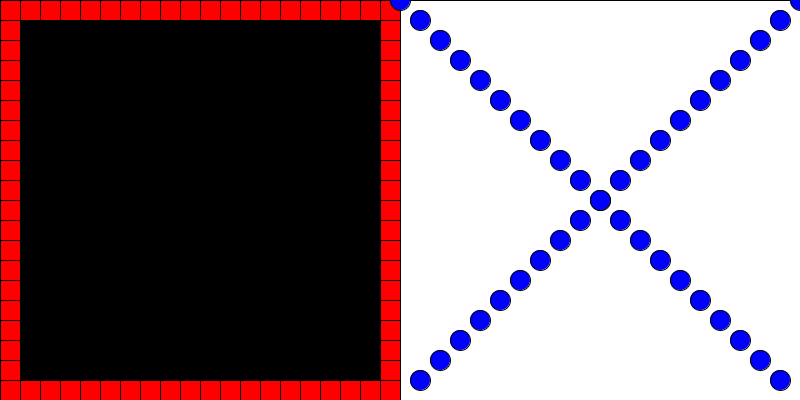
Frame 1 (no input)
Frame 60 (the mouse pressed at the canvas centre just before this capture): identical to frame 1, image omitted
Frame 120 (the mouse held since frame 60 and released just before this capture): identical to frame 1, image omitted

The Processing sketch that drew this single still picture (run headless with seeded random() and noise(); from frame 60 on, the mouse is pressed at the canvas centre):

// Processing sketch: processing_136627
// ── processing_136627.pde

//ICE

int pos;

void setup(){
  size(800,400);
}

void draw(){
  background(0);
  fill(255,0,0);
  pos=0;
  
  while(pos < width/2){
    rect(pos,0,20,20);
    rect(pos,height-20,20,20);
    rect(0,pos,20,20);
    rect(width/2-20,pos,20,20);
    pos = pos + 20;
  }
  
  fill(255);
  rect(width/2,0,width/2,height);
  
  for(int pos = 0; pos < width/2; pos = pos+20){
    fill(0,0,255);
    ellipse(width- pos,pos,20,20);
    ellipse(width/2 + pos, pos, 20,20);
  }
  
  
}
